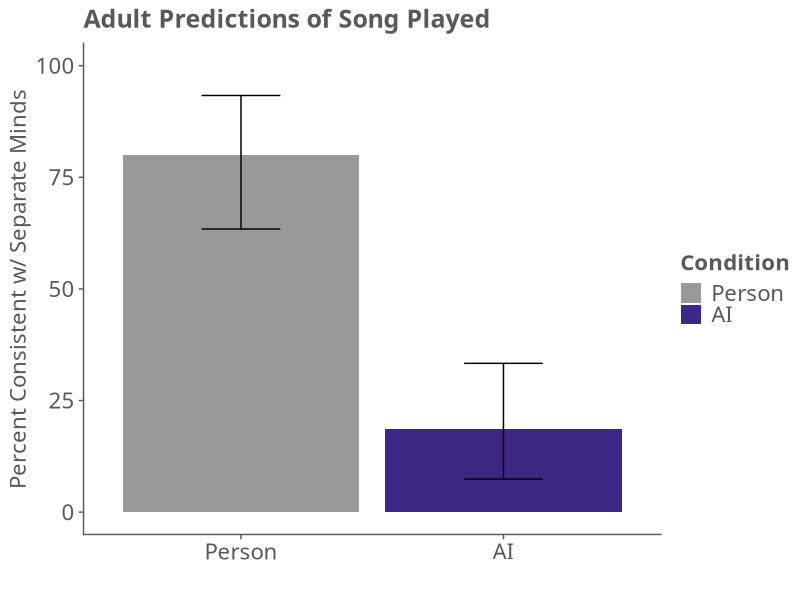
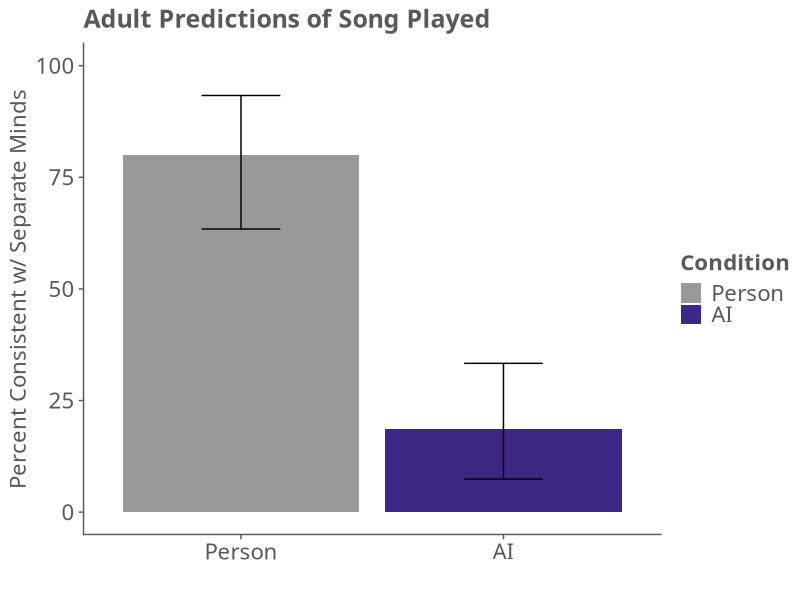

The R script that drew these images, in order:
## ---- chunk 1
library(tidyverse)
library(readxl)
library(effects)
library(cowplot)
library(boot)
## ---- chunk 2
data_e1 <- read_csv("Experiment1_data.csv") %>%
  mutate(chose_song1 = (song1 == answer))
## ---- chunk 3
data_gender <- data_e1 %>%
  count(gender)

data_gender
## ---- chunk 4
age_range <- data_e1 %>%
  summarise(min_age = min(age, na.rm = TRUE),
            max_age = max(age, na.rm = TRUE),
            n = n())

age_range
## ---- chunk 5
mod <- glm(chose_song1 ~ condition, family = binomial, data_e1)
summary(mod)

allEffects(mod)
## ---- chunk 6
person_data <- data_e1 %>%
  filter(condition == "Person") %>%
  summarise(x = sum(chose_song1), n = n())
person_binom <- binom.test(x = person_data$x, n = person_data$n, alternative = "greater")
person_binom
cat("Person 95% CI: [", round(person_binom$conf.int[1], 2), ",", round(person_binom$conf.int[2], 2), "]\n")

ai_data <- data_e1 %>%
  filter(condition == "AI") %>%
  summarise(x = sum(chose_song1), n = n())
ai_binom <- binom.test(x = ai_data$x, n = ai_data$n, alternative = "less")
ai_binom
cat("AI 95% CI: [", round(ai_binom$conf.int[1], 2), ",", round(ai_binom$conf.int[2], 2), "]\n")
## ---- chunk 7
# Bootstrapped 95% CI
set.seed(42)
boot_mean <- function(x, i) mean(x[i])

plot_data <- map_dfr(unique(data_e1$condition), function(cond) {
  x <- data_e1$chose_song1[data_e1$condition == cond]
  b  <- boot(x, boot_mean, R = 1000)
  ci <- boot.ci(b, type = "perc")$percent[4:5]
  tibble(condition = cond,
         percent  = mean(x) * 100,
         ci_lower = ci[1]  * 100,
         ci_upper = ci[2]  * 100,
         n        = length(x))
})

plot_data$condition <- factor(plot_data$condition, levels = c("Person", "AI"))
plot_data  # print for reporting

ggplot(plot_data, aes(fill = condition, x = condition, y = percent)) +
  geom_col() +
  geom_errorbar(aes(ymin = ci_lower, ymax = ci_upper), width = 0.3, position = position_dodge(0.9)) +
  labs(title = "Adult Predictions of Song Played",
       x = "",
       y = "Percent Consistent w/ Separate Minds",
       fill = "Condition") +
  scale_fill_manual(values = c("#999999", "#3D2785")) +
  scale_y_continuous(limit = c(0, 100), breaks = c(0, 25, 50, 75, 100), labels = c(0, 25, 50, 75, 100)) +
  theme_cowplot() +
  theme(plot.title = element_text(size = 18, color = "#595959", family = "Avenir Heavy"),
        text = element_text(size = 16, color = "#595959", family = "Avenir Medium"),
        axis.text = element_text(size = 16, color = "#595959", family = "Avenir Medium"),
        axis.ticks = element_line(color = "#595959"),
        axis.line.x = element_line(color = "#595959"),
        axis.line.y = element_line(color = "#595959"),
        legend.position = "right",
        legend.justification = "left",
        legend.text = element_text(size = 16),
        legend.title = element_text(face = "bold"))

ggsave("exp1.png", bg = "white", width = 7, height = 7)
